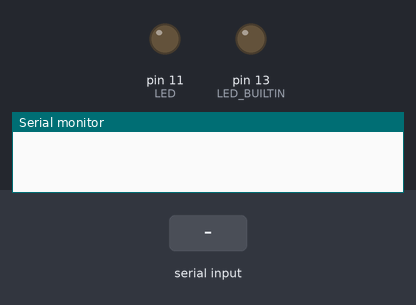
Simulated run of this sketch. Board: Arduino Uno, built with avr-gcc and run on an emulated ATmega328P. Parts: output pins drawn as LEDs (lit = HIGH), the last lines printed to the serial monitor. Inputs (shaded band) come from the test bench.

Above: at 1.2 s.
1.3 s: "30,150\n" received over the second serial link
At 2.5 s:
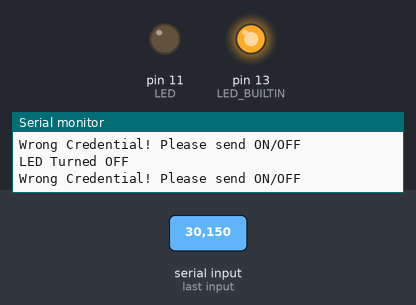
2.8 s: "1\n" received over the second serial link
At 3.8 s:
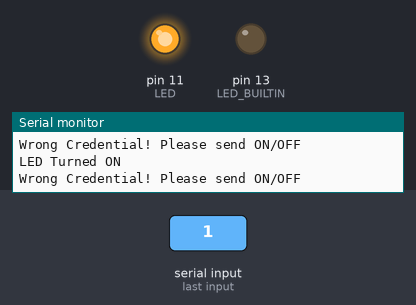
4.3 s: "90,45\n" received over the second serial link
At 5.0 s:
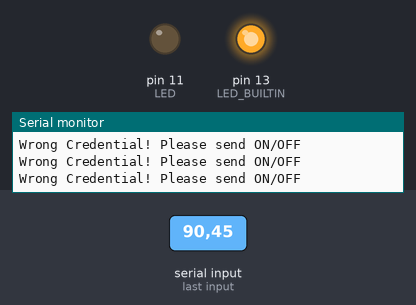
Timing chart, 0 to 7.3 s (numbered marks = the images above; inputs shaded):
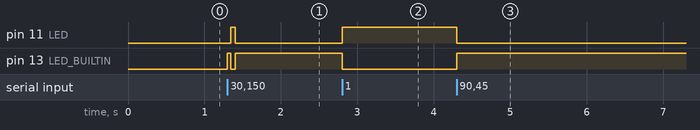

The sketch:

LED_Arduino3.ino
```cpp
// Arduino Code for Receiving end

#include <SoftwareSerial.h>
SoftwareSerial s(5,6);

int LED = 11;   // Digital pin for LED trigger

void setup()
{
  Serial.begin(9600);
  s.begin(9600);
  pinMode(LED_BUILTIN, OUTPUT);
  pinMode(LED, OUTPUT);
}

void loop()
{
  if (s.available())
  {
//    char inChar = s.read();
//    Serial.print(inChar);
        byte val = s.read();
        int turnOnLED = val - 48;

    if (turnOnLED == 1)
    {
      Serial.println("LED Turned ON");
      digitalWrite(LED_BUILTIN, LOW);     // make bultin led ON
      digitalWrite(LED, HIGH);            // make external led ON
    }

    else if (turnOnLED == 0)
    {
      Serial.println("LED Turned OFF");
      digitalWrite(LED_BUILTIN, HIGH);    // make bultin led OFF
      digitalWrite(LED, LOW);             // make external led OFF
    }

    else
    {
      Serial.println("Wrong Credential! Please send ON/OFF");
    }


//    s.read(turnOnLED);
  }
  // End of transfer data statement

//  s.print(Serial.readString());

}
```

Measured:
- after the input at 1.3 s, pin 11 (LED): LOW → HIGH at once, → LOW 0.06 s later; pin 13 (LED_BUILTIN): LOW → HIGH at once, → LOW 0.04 s later, → HIGH 0.06 s later
- after the input at 2.8 s, pin 11 (LED): LOW → HIGH at once; pin 13 (LED_BUILTIN): HIGH → LOW at once
- after the input at 4.3 s, pin 11 (LED): HIGH → LOW at once; pin 13 (LED_BUILTIN): LOW → HIGH at once
